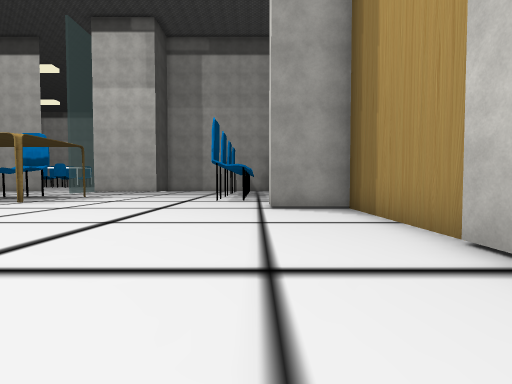
view 1 (above)

16 first-person views from a walk through a scene from a Unity 3-D project. The camera is 1.3 m above the floor, tilts 2° down and sees 85° across. The floor is counted in squares, 2 m on a side. Each view is taken from the middle of a square. On the plan, view 1 faces up. The plan holds only what a view shows up to about 9 squares ahead; the rest is blank. The place goes on beyond the plan. The player is left out. Some surface patterns are stand-ins.

view 2
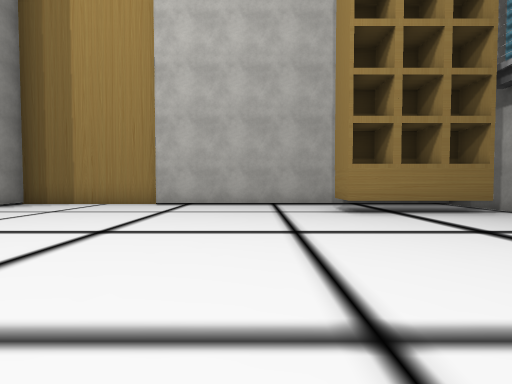

view 3
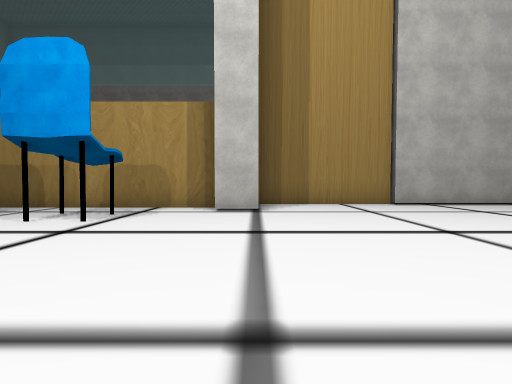

view 4
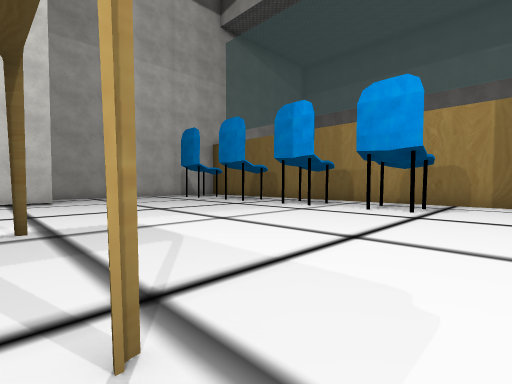

view 5
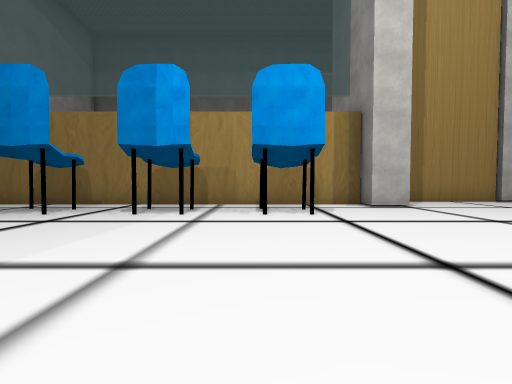

view 6
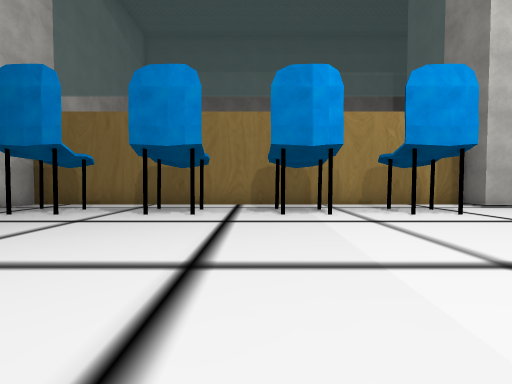

view 7
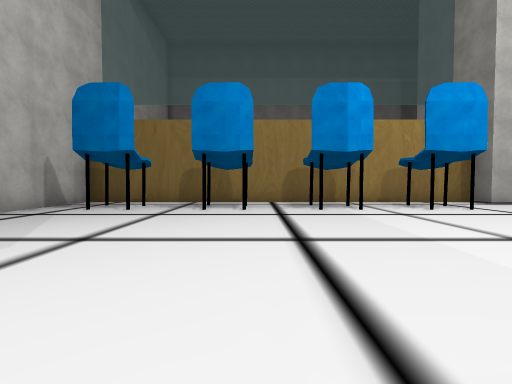

view 8
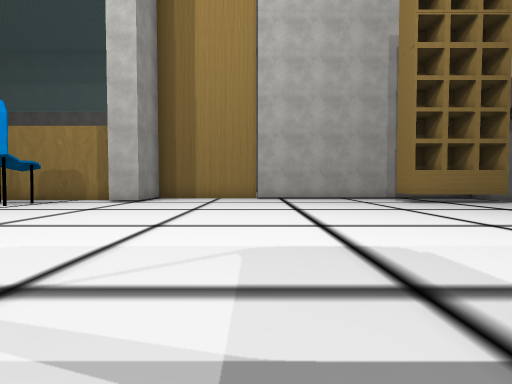

view 9
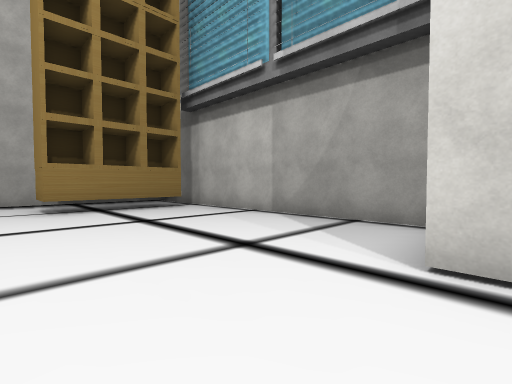

view 10
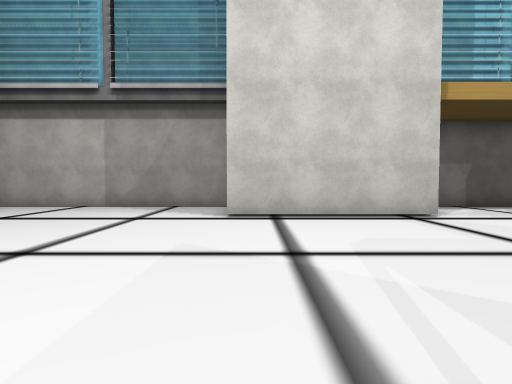

view 11
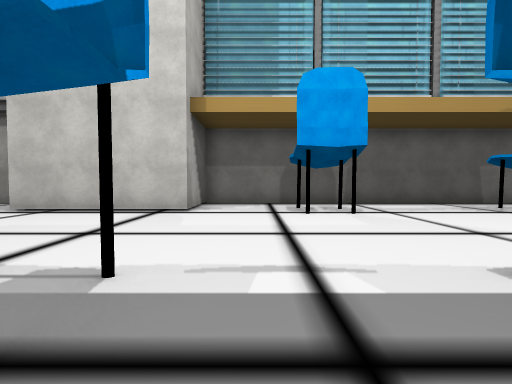

view 12
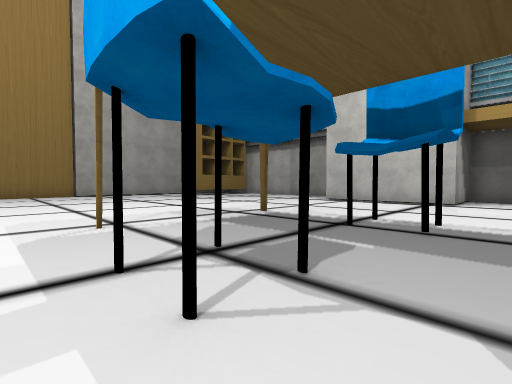

view 13
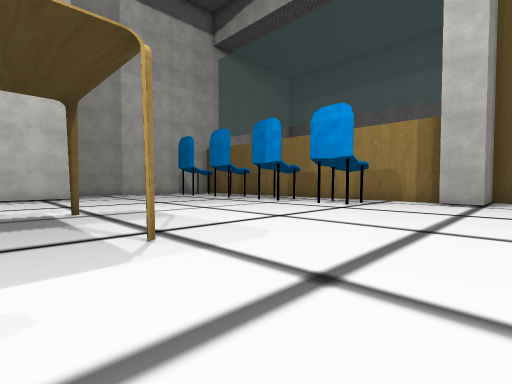

view 14
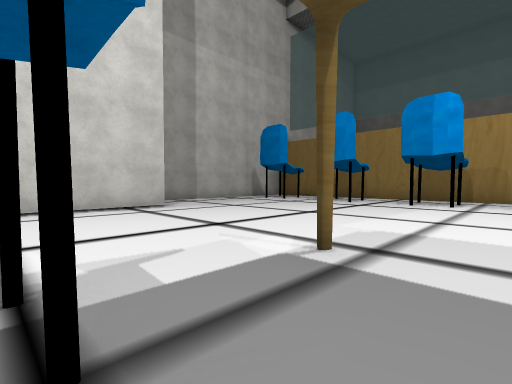

view 15
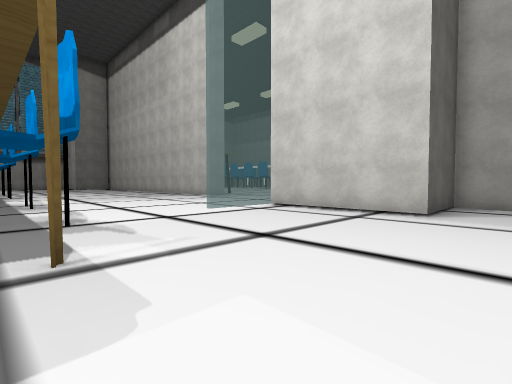

view 16
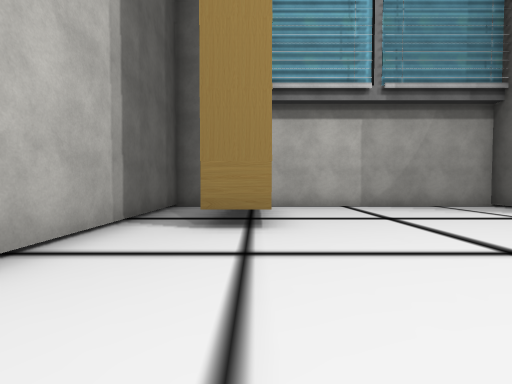

### Floor plan
Key: @ floor where view 1 was taken; # wall or solid block; x gap in a wall; . floor; T thing the floor can be seen under or through.
Columns run from 20 left of view 1 to 3 right of it. Each row starts with its distance up from view 1.
 19              #.....##
 18           ####.....###
 17           ...........#
 16        .. ...........#
 15       .............###
 14      ...............##
 13      ##.. #.........##
 12        .. #.#........#
 11           ...........#
 10            ..........#
  9            .#........#
  8            ..........#
  7            ..........###
  6         ...............#
  5         .##.#..........#
  4         .##............#
  3         ...............#
  2        .. #...........##
  1        ..##.#.........#
  0      ...............@.#
 -1     ..................#
 -2    .................T.#
 -3    ...# ............T.#
 -4   #...##..####......T.#
 -5  .........#  #......x.#
 -6 ###########  ##########

Where each view was taken, in squares from view 1:
view 1: 0 up, 0 right, facing up
view 2: 0 up, 6 left, facing right
view 3: 7 up, 6 left, facing right
view 4: 8 up, 8 left, facing up-right
view 5: 11 up, 7 left, facing right
view 6: 14 up, 7 left, facing right
view 7: 15 up, 8 left, facing right
view 8: 3 up, 9 left, facing right
view 9: 1 down, 7 left, facing down-right
view 10: 2 up, 7 left, facing down
view 11: 3 up, 12 left, facing down
view 12: 6 up, 12 left, facing down-right
view 13: 6 up, 9 left, facing up-right
view 14: 11 up, 10 left, facing up-right
view 15: 12 up, 5 left, facing up-left
view 16: 2 up, 0 right, facing down
